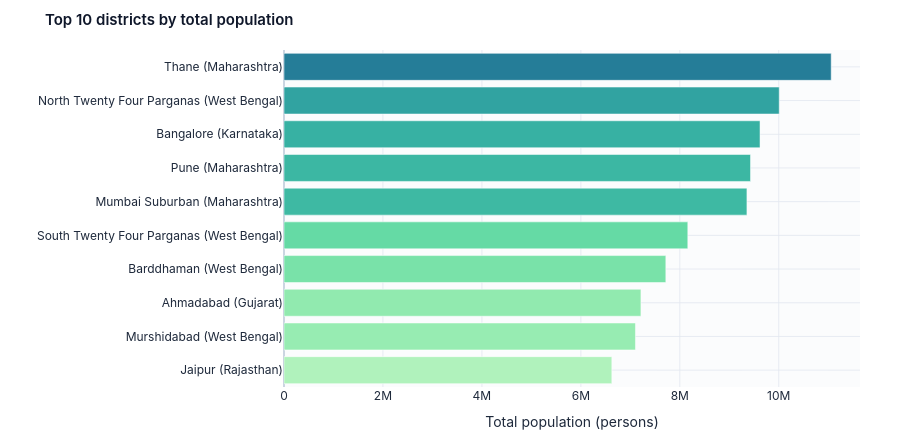
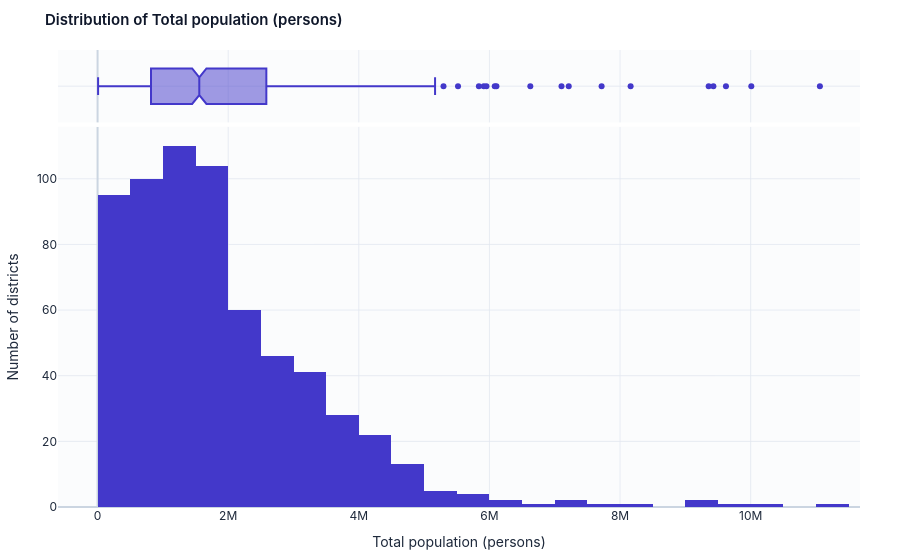
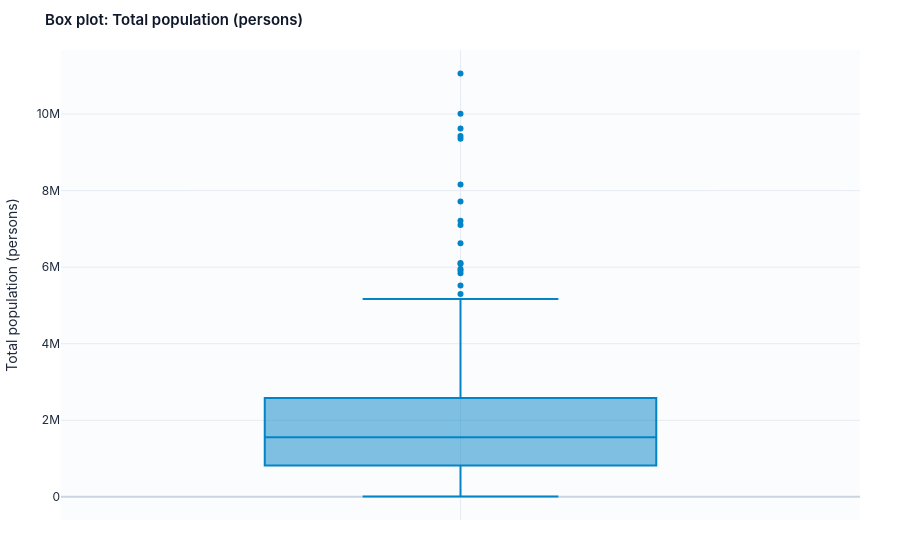
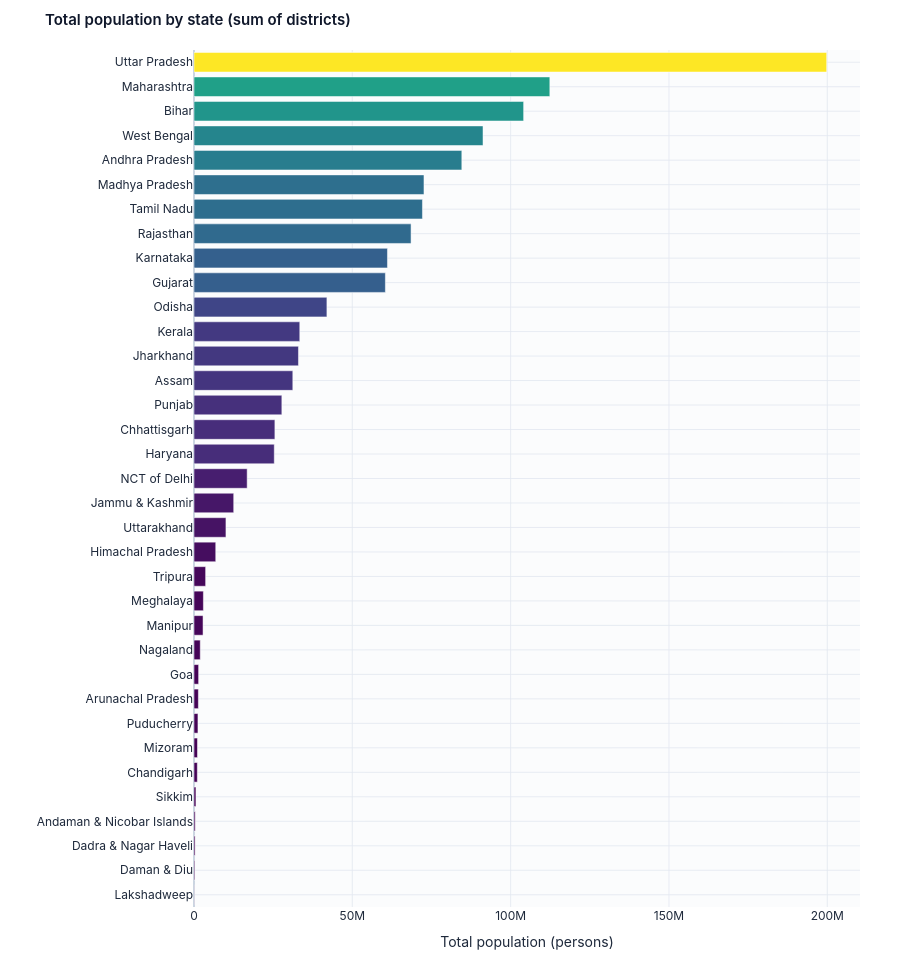

Write notebook code for charts like these, in order.
### Code cell
# Cell 15 - Module A figures
V.bar_h(A.top_n(df, "Total_Population"), "Total_Population", title="Top 10 districts by total population").show()
V.histogram(df, "Total_Population").show()
V.box(df, "Total_Population").show()
V.state_bar(state_pop, "Total_Population", title="Total population by state (sum of districts)").show()
V.bar_h(A.top_n(df, "Child_Population"), "Child_Population", title="Top 10 districts by child population (age 0-6)").show()
V.scatter(df, "Total_Population", "Child_Population_Share", color="state_name").show()

### Figure 1 — Plotly figure (JSON) as saved in the notebook; plotly's stock layout.template omitted (floating-point values rounded to 4 significant figures)
{"data": [{"hovertemplate": "Total population (persons)=%{marker.color}<br>=%{y}<extra></extra>", "legendgroup": "", "marker": {"color": [6626178, 7103807, 7214225, 7717563, 8161961, 9356962, 9429408, 9621551, 10009781, 11060148], "coloraxis": "coloraxis", "pattern": {"shape": ""}}, "name": "", "orientation": "h", "showlegend": false, "textposition": "auto", "type": "bar", "x": [6626178, 7103807, 7214225, 7717563, 8161961, 9356962, 9429408, 9621551, 10009781, 11060148], "xaxis": "x", "y": ["Jaipur (Rajasthan)", "Murshidabad (West Bengal)", "Ahmadabad (Gujarat)", "Barddhaman (West Bengal)", "South Twenty Four Parganas (West Bengal)", "Mumbai Suburban (Maharashtra)", "Pune (Maharashtra)", "Bangalore (Karnataka)", "North Twenty Four Parganas (West Bengal)", "Thane (Maharashtra)"], "yaxis": "y"}], "layout": {"barmode": "relative", "coloraxis": {"colorbar": {"title": {"text": "Total population (persons)"}}, "colorscale": [[0.0, "rgb(176, 242, 188)"], [0.1667, "rgb(137, 232, 172)"], [0.3333, "rgb(103, 219, 165)"], [0.5, "rgb(76, 200, 163)"], [0.6667, "rgb(56, 178, 163)"], [0.8333, "rgb(44, 152, 160)"], [1.0, "rgb(37, 125, 152)"]], "showscale": false}, "font": {"color": "#1E293B", "family": "Inter, -apple-system, BlinkMacSystemFont, 'Segoe UI', Roboto, Helvetica, Arial, sans-serif", "size": 12}, "height": 440, "hoverlabel": {"bgcolor": "rgba(255, 255, 255, 0.95)", "bordercolor": "#CBD5E1", "font": {"color": "#0F172A", "family": "Inter, -apple-system, BlinkMacSystemFont, 'Segoe UI', Roboto, Helvetica, Arial, sans-serif", "size": 12}}, "legend": {"tracegroupgap": 0}, "margin": {"b": 40, "l": 40, "r": 40, "t": 50}, "paper_bgcolor": "rgba(0,0,0,0)", "plot_bgcolor": "rgba(248, 250, 252, 0.5)", "title": {"font": {"color": "#0F172A", "family": "Inter, -apple-system, BlinkMacSystemFont, 'Segoe UI', Roboto, Helvetica, Arial, sans-serif", "size": 15, "weight": 600}, "text": "Top 10 districts by total population"}, "xaxis": {"anchor": "y", "domain": [0.0, 1.0], "gridcolor": "#E2E8F0", "gridwidth": 0.8, "showgrid": true, "title": {"text": "Total population (persons)"}, "zerolinecolor": "#CBD5E1"}, "yaxis": {"anchor": "x", "automargin": true, "domain": [0.0, 1.0], "gridcolor": "#E2E8F0", "gridwidth": 0.8, "showgrid": true, "title": {"text": ""}, "zerolinecolor": "#CBD5E1"}}}

### Figure 2 — Plotly figure (JSON) as saved in the notebook; plotly's stock layout.template omitted (floating-point values rounded to 4 significant figures; data arrays with more than 128 entries replaced by an {"elided": "..."} marker saying what was removed)
{"data": [{"bingroup": "x", "hovertemplate": "Total population (persons)=%{x}<br>count=%{y}<extra></extra>", "legendgroup": "", "marker": {"color": "#4338CA", "pattern": {"shape": ""}}, "name": "", "nbinsx": 30, "orientation": "v", "showlegend": false, "type": "histogram", "x": {"elided": "640 int values"}, "xaxis": "x", "yaxis": "y"}, {"hovertemplate": "Total population (persons)=%{x}<extra></extra>", "legendgroup": "", "marker": {"color": "#4338CA"}, "name": "", "notched": true, "showlegend": false, "type": "box", "x": {"elided": "640 int values"}, "xaxis": "x2", "yaxis": "y2"}], "layout": {"barmode": "relative", "font": {"color": "#1E293B", "family": "Inter, -apple-system, BlinkMacSystemFont, 'Segoe UI', Roboto, Helvetica, Arial, sans-serif", "size": 12}, "hoverlabel": {"bgcolor": "rgba(255, 255, 255, 0.95)", "bordercolor": "#CBD5E1", "font": {"color": "#0F172A", "family": "Inter, -apple-system, BlinkMacSystemFont, 'Segoe UI', Roboto, Helvetica, Arial, sans-serif", "size": 12}}, "legend": {"tracegroupgap": 0}, "margin": {"b": 40, "l": 40, "r": 40, "t": 50}, "paper_bgcolor": "rgba(0,0,0,0)", "plot_bgcolor": "rgba(248, 250, 252, 0.5)", "title": {"font": {"color": "#0F172A", "family": "Inter, -apple-system, BlinkMacSystemFont, 'Segoe UI', Roboto, Helvetica, Arial, sans-serif", "size": 15, "weight": 600}, "text": "Distribution of Total population (persons)"}, "xaxis": {"anchor": "y", "domain": [0.0, 1.0], "gridcolor": "#E2E8F0", "gridwidth": 0.8, "showgrid": true, "title": {"text": "Total population (persons)"}, "zerolinecolor": "#CBD5E1"}, "xaxis2": {"anchor": "y2", "domain": [0.0, 1.0], "gridcolor": "#E2E8F0", "gridwidth": 0.8, "matches": "x", "showgrid": true, "showticklabels": false, "zerolinecolor": "#CBD5E1"}, "yaxis": {"anchor": "x", "domain": [0.0, 0.8316], "gridcolor": "#E2E8F0", "gridwidth": 0.8, "showgrid": true, "title": {"text": "Number of districts"}, "zerolinecolor": "#CBD5E1"}, "yaxis2": {"anchor": "x2", "domain": [0.8416, 1.0], "gridcolor": "#E2E8F0", "gridwidth": 0.8, "matches": "y2", "showgrid": true, "showline": false, "showticklabels": false, "ticks": "", "zerolinecolor": "#CBD5E1"}}}

### Figure 3 — Plotly figure (JSON) as saved in the notebook; plotly's stock layout.template omitted (floating-point values rounded to 4 significant figures; data arrays with more than 128 entries replaced by an {"elided": "..."} marker saying what was removed)
{"data": [{"alignmentgroup": "True", "boxpoints": "outliers", "hovertemplate": "<b>%{hovertext}</b><br><br>Total population (persons)=%{y}<extra></extra>", "hovertext": {"elided": "640 str values"}, "legendgroup": "", "marker": {"color": "#0284C7"}, "name": "", "notched": false, "offsetgroup": "", "orientation": "v", "showlegend": false, "type": "box", "x0": " ", "xaxis": "x", "y": {"elided": "640 int values"}, "y0": " ", "yaxis": "y"}], "layout": {"boxmode": "group", "font": {"color": "#1E293B", "family": "Inter, -apple-system, BlinkMacSystemFont, 'Segoe UI', Roboto, Helvetica, Arial, sans-serif", "size": 12}, "hoverlabel": {"bgcolor": "rgba(255, 255, 255, 0.95)", "bordercolor": "#CBD5E1", "font": {"color": "#0F172A", "family": "Inter, -apple-system, BlinkMacSystemFont, 'Segoe UI', Roboto, Helvetica, Arial, sans-serif", "size": 12}}, "legend": {"tracegroupgap": 0}, "margin": {"b": 40, "l": 40, "r": 40, "t": 50}, "paper_bgcolor": "rgba(0,0,0,0)", "plot_bgcolor": "rgba(248, 250, 252, 0.5)", "title": {"font": {"color": "#0F172A", "family": "Inter, -apple-system, BlinkMacSystemFont, 'Segoe UI', Roboto, Helvetica, Arial, sans-serif", "size": 15, "weight": 600}, "text": "Box plot: Total population (persons)"}, "xaxis": {"anchor": "y", "domain": [0.0, 1.0], "gridcolor": "#E2E8F0", "gridwidth": 0.8, "showgrid": true, "zerolinecolor": "#CBD5E1"}, "yaxis": {"anchor": "x", "domain": [0.0, 1.0], "gridcolor": "#E2E8F0", "gridwidth": 0.8, "showgrid": true, "title": {"text": "Total population (persons)"}, "zerolinecolor": "#CBD5E1"}}}

### Figure 4 — Plotly figure (JSON) as saved in the notebook; plotly's stock layout.template omitted (floating-point values rounded to 4 significant figures)
{"data": [{"hovertemplate": "Total population (persons)=%{marker.color}<br>=%{y}<extra></extra>", "legendgroup": "", "marker": {"color": [64473, 243247, 343709, 380581, 610577, 1055450, 1097206, 1247953, 1383727, 1458545, 1978502, 2855794, 2966889, 3673917, 6864602, 10086292, 12541302, 16787941, 25351462, 25545198, 27743338, 31205576, 32988134, 33406061, 41974218, 60439692, 61095297, 68548437, 72147030, 72626809, 84580777, 91276115, 104099452, 112374333, 199812341], "coloraxis": "coloraxis", "pattern": {"shape": ""}}, "name": "", "orientation": "h", "showlegend": false, "textposition": "auto", "type": "bar", "x": [64473, 243247, 343709, 380581, 610577, 1055450, 1097206, 1247953, 1383727, 1458545, 1978502, 2855794, 2966889, 3673917, 6864602, 10086292, 12541302, 16787941, 25351462, 25545198, 27743338, 31205576, 32988134, 33406061, 41974218, 60439692, 61095297, 68548437, 72147030, 72626809, 84580777, 91276115, 104099452, 112374333, 199812341], "xaxis": "x", "y": ["Lakshadweep", "Daman & Diu", "Dadra & Nagar Haveli", "Andaman & Nicobar Islands", "Sikkim", "Chandigarh", "Mizoram", "Puducherry", "Arunachal Pradesh", "Goa", "Nagaland", "Manipur", "Meghalaya", "Tripura", "Himachal Pradesh", "Uttarakhand", "Jammu & Kashmir", "NCT of Delhi", "Haryana", "Chhattisgarh", "Punjab", "Assam", "Jharkhand", "Kerala", "Odisha", "Gujarat", "Karnataka", "Rajasthan", "Tamil Nadu", "Madhya Pradesh", "Andhra Pradesh", "West Bengal", "Bihar", "Maharashtra", "Uttar Pradesh"], "yaxis": "y"}], "layout": {"barmode": "relative", "coloraxis": {"colorbar": {"title": {"text": "Total population (persons)"}}, "colorscale": [[0.0, "#440154"], [0.1111, "#482878"], [0.2222, "#3e4989"], [0.3333, "#31688e"], [0.4444, "#26828e"], [0.5556, "#1f9e89"], [0.6667, "#35b779"], [0.7778, "#6ece58"], [0.8889, "#b5de2b"], [1.0, "#fde725"]], "showscale": false}, "font": {"color": "#1E293B", "family": "Inter, -apple-system, BlinkMacSystemFont, 'Segoe UI', Roboto, Helvetica, Arial, sans-serif", "size": 12}, "height": 960, "hoverlabel": {"bgcolor": "rgba(255, 255, 255, 0.95)", "bordercolor": "#CBD5E1", "font": {"color": "#0F172A", "family": "Inter, -apple-system, BlinkMacSystemFont, 'Segoe UI', Roboto, Helvetica, Arial, sans-serif", "size": 12}}, "legend": {"tracegroupgap": 0}, "margin": {"b": 40, "l": 40, "r": 40, "t": 50}, "paper_bgcolor": "rgba(0,0,0,0)", "plot_bgcolor": "rgba(248, 250, 252, 0.5)", "title": {"font": {"color": "#0F172A", "family": "Inter, -apple-system, BlinkMacSystemFont, 'Segoe UI', Roboto, Helvetica, Arial, sans-serif", "size": 15, "weight": 600}, "text": "Total population by state (sum of districts)"}, "xaxis": {"anchor": "y", "domain": [0.0, 1.0], "gridcolor": "#E2E8F0", "gridwidth": 0.8, "showgrid": true, "title": {"text": "Total population (persons)"}, "zerolinecolor": "#CBD5E1"}, "yaxis": {"anchor": "x", "automargin": true, "domain": [0.0, 1.0], "gridcolor": "#E2E8F0", "gridwidth": 0.8, "showgrid": true, "title": {"text": ""}, "zerolinecolor": "#CBD5E1"}}}
